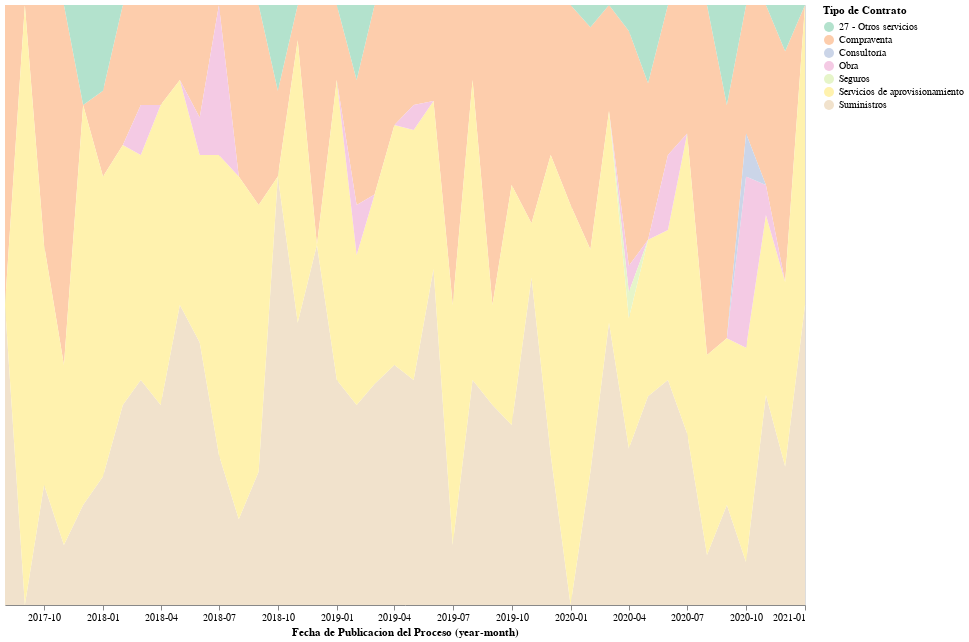

Notebook code cell kept with this figure:
### Code cell
alt.Chart(Conteo_tipocontrato_leticia).mark_area().encode(
    alt.X('yearmonth(Fecha de Publicacion del Proceso):T',
        axis=alt.Axis(format='%Y-%m')
    ),
    alt.Y('sum(Conteo):Q', stack='normalize', axis=None),
    alt.Color('Tipo de Contrato:N',
        scale=alt.Scale(scheme='pastel2')
    )
).properties(
    width=800,
    height=600
)

### Figure 1 — Vega-Lite specification as saved in the notebook (floating-point values rounded to 4 significant figures; data arrays with more than 128 entries replaced by an {"elided": "..."} marker saying what was removed)
{"config": {"view": {"continuousWidth": 400, "continuousHeight": 300}}, "data": {"name": "data-51071672e2374ca9dfb53f273c9cdfa0"}, "mark": "area", "encoding": {"color": {"type": "nominal", "field": "Tipo de Contrato", "scale": {"scheme": "pastel2"}}, "x": {"type": "temporal", "axis": {"format": "%Y-%m"}, "field": "Fecha de Publicacion del Proceso", "timeUnit": "yearmonth"}, "y": {"type": "quantitative", "aggregate": "sum", "axis": null, "field": "Conteo", "stack": "normalize"}}, "height": 600, "width": 800, "$schema": "https://vega.github.io/schema/vega-lite/v4.8.1.json", "datasets": {"data-51071672e2374ca9dfb53f273c9cdfa0": {"elided": "432 records"}}}
